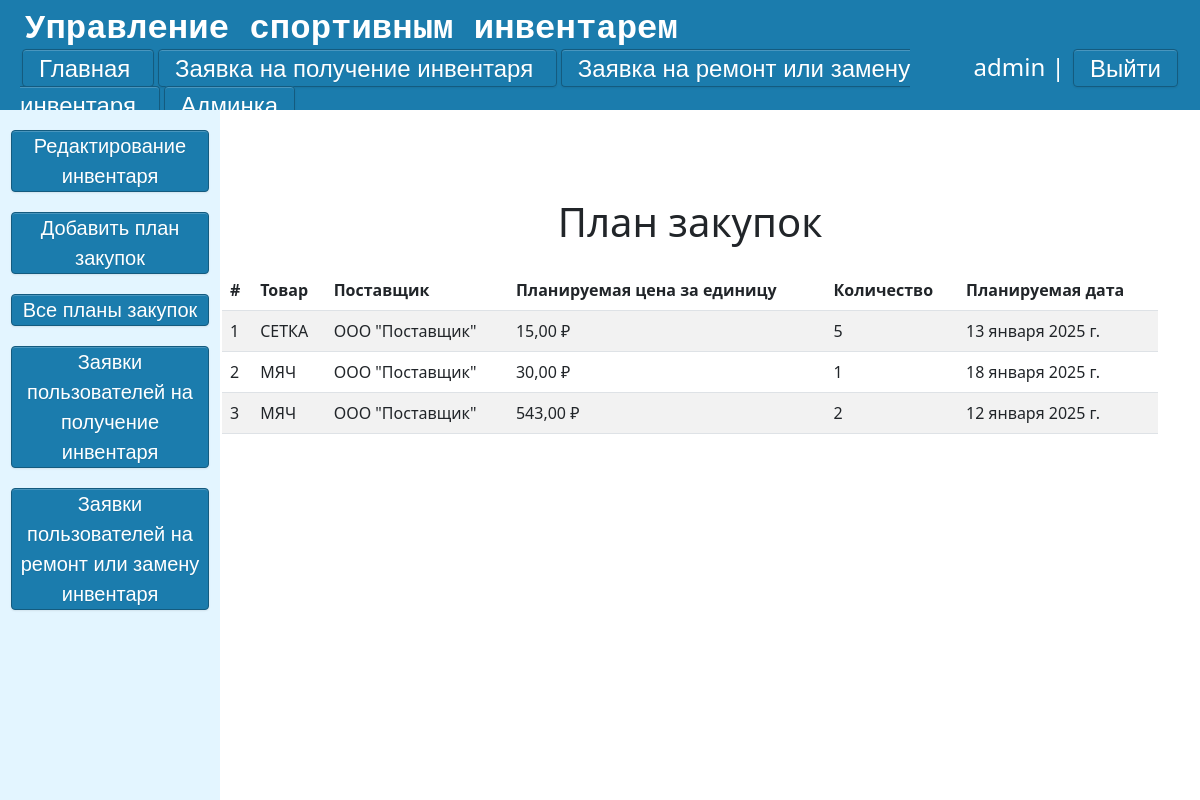
Page /console/purchase-plans/ (signed in) on the earlier database version.
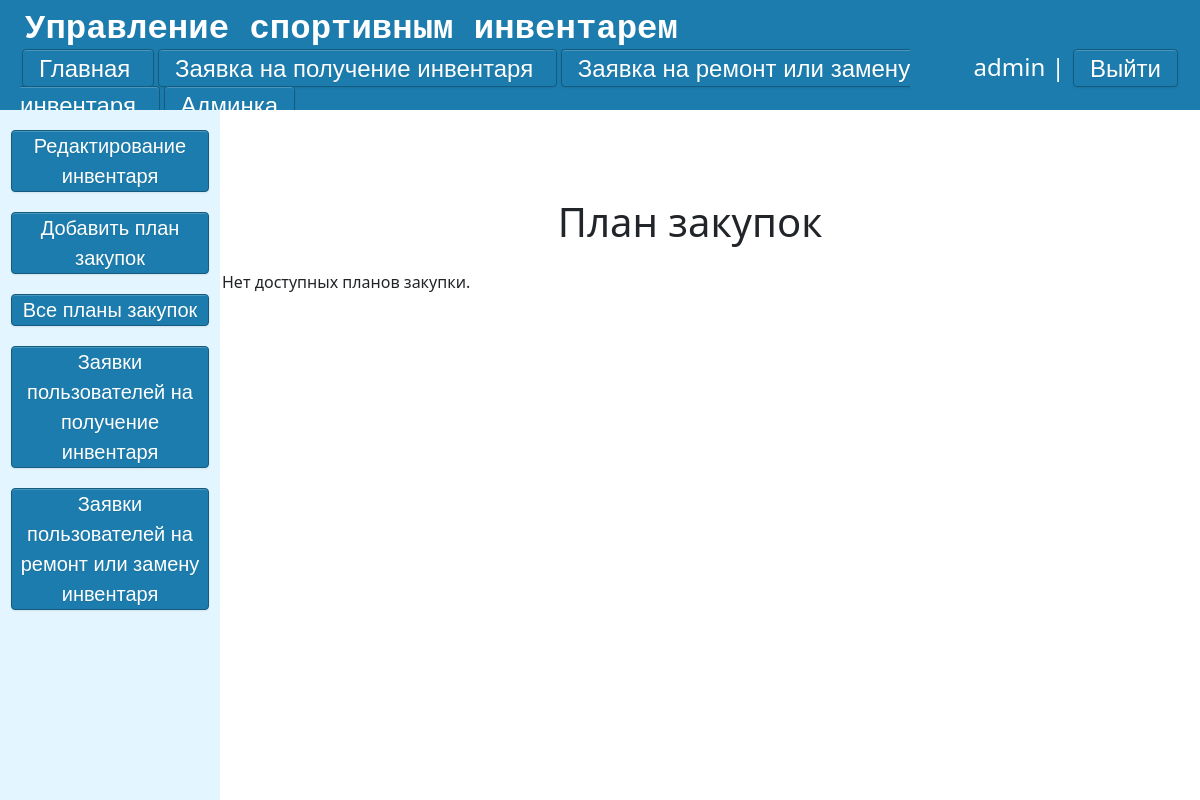
Same page on the later database version.
### main/models.py (models this page shows, shortened)
class PurchasePlan(models.Model):
    item = models.ForeignKey(Goods, on_delete=models.CASCADE, related_name='purchase_plans', verbose_name="Товар")
    supplier = models.ForeignKey(Supplier, on_delete=models.SET_NULL, null=True, verbose_name="Поставщик")
    planned_price = models.DecimalField(max_digits=10, decimal_places=2, verbose_name="Планируемая цена")
    count = models.PositiveIntegerField(default=1, verbose_name="Количество")
    planned_date = models.DateField(verbose_name="Планируемая дата")
    class Meta:
        verbose_name = "План закупки"
        verbose_name_plural = "Планы закупок"

class Goods(models.Model):
    CONDITION_CHOICES = [
        ('новый', 'новый'),
        ('использованный', 'использованный'),
        ('сломанный', 'сломанный'),
    ]
    goods = models.CharField('Название', max_length=30)
    count = models.IntegerField('Количество')
    rented_count = models.IntegerField('Взято', default=0)
    condition = models.CharField('Состояние', max_length=20, choices=CONDITION_CHOICES)
    description = models.TextField('Описание', blank=True, null=True)
    created_at = models.DateTimeField('Добавлено', default=timezone.now)
    updated_at = models.DateTimeField('Обновлено', auto_now=True)
    class Meta:
        verbose_name = "Инвентарь"
        verbose_name_plural = "Инвентарь"
    def __str__(self):
        return self.goods

class Supplier(models.Model):
    name = models.CharField(max_length=255, unique=True, verbose_name="Поставщик")
    class Meta:
        verbose_name = "Поставщик"
        verbose_name_plural = "Поставщики"
    def __str__(self):
        return self.name

### main/views.py (the view)
# urls.py: path('console/purchase-plans/', views.purchase_plan_list, name='purchase_plan_list'),
def purchase_plan_list(request):
    if request.user.is_superuser:
        plans = PurchasePlan.objects.select_related('item', 'supplier').all()
        return render(request, 'admin/purchase_plan_list.html', {'plans': plans})
    else:
        return render(request, 'admin/Error.html')

### main/templates/admin/purchase_plan_list.html (shortened to what this page needs)
{% extends 'admin/admin-layout.html' %}
{% block script %}
    <link rel="stylesheet" href="https://cdn.jsdelivr.net/npm/bootstrap@5.3.0/dist/css/bootstrap.min.css">
{% endblock %}
{% block content %}
    <div class="container mt-5">
        <h1 class="mb-4">План закупок</h1>
        {% if plans %}
            <table class="table table-striped">
                <thead>
                    <tr>
                        <th>#</th>
                        <th>Товар</th>
                        <th>Поставщик</th>
                        <th>Планируемая цена за единицу</th>
                        <th>Количество</th>
                        <th>Планируемая дата</th>
                    </tr>
                </thead>
                <tbody>
                    {% for plan in plans %}
                        <tr>
                            <td>{{ forloop.counter }}</td>
                            <td>{{ plan.item }}</td>
                            <td>{{ plan.supplier }}</td>
                            <td>{{ plan.planned_price }} ₽</td>
                            <td>{{ plan.count }}</td>
                            <td>{{ plan.planned_date }}</td>
                        </tr>
                    {% endfor %}
                </tbody>
            </table>
        {% else %}
            <p>Нет доступных планов закупки.</p>
        {% endif %}
    </div>
{% endblock %}

### main/templates/admin/admin-layout.html (shortened to what this page needs)
{% load static %}
<!DOCTYPE html>
<html lang="ru">
<head>
    <link rel="stylesheet" href="https://cdn.jsdelivr.net/npm/bootstrap@5.3.2/dist/css/bootstrap.min.css">
    <link rel="stylesheet" href="{% static 'main/css/css.css' %}">
    <link rel="stylesheet" href="{% static 'main/css/buttons.css' %}">
    {% block script %}
    {% endblock script%}
</head>
<body>
    <div class = "back">
        <div class = 'top'>
                <div class="logo2"><samp>Управление спортивным инвентарем</samp></div>
                <div class = 'lower'>
                    <div cless="left-shortcuts">
                        <a href="{% url 'main' %}" class = 'btn3'> Главная </a>
                        <a href="{% url 'application-get' %}" class = 'btn3'> Заявка на получение инвентаря </a>
                        <a href="{% url 'application-repair' %}" class = 'btn3'> Заявка на ремонт или замену инвентаря </a>
                        {% if request.user.is_superuser %}
                        <a href="{% url 'console' %}" class = 'btn3'> Админка </a>
                        {% endif %}
                    </div>
                    <div class="right-shortcuts">
                        {% if request.user.is_authenticated %}
                            <li class="last"> {{user.username}} | <a href="{% url 'logout' %}" class="btn3">Выйти</a></li>
                        {% else %}
                            <li class="last"><a href="register" class="btn3"> Регистрация</a>  <a href="login" class="btn3"> Войти </a></li>
                        {% endif %}
                    </div>
                </div>
        </div>
        <div class ="admin-content">
            <div class="side-bar">
                <a href="{% url 'edit_inventory' %}" class = 'btn4'> Редактирование инвентаря </a>
                <a href="{% url 'add_purchase_plan' %}" class = 'btn4'> Добавить план закупок </a>
                <a href="{% url 'purchase_plan_list' %}" class = 'btn4'> Все планы закупок </a>
                <a href="{% url 'Request_for_receipt_inventory' %}" class = 'btn4'> Заявки пользователей на получение инвентаря</a>
                <a href="" class = 'btn4'> Заявки пользователей на ремонт или замену инвентаря </a>
            </div>
            <div class="right-content">
                {% block content  %}
                {% endblock %}
            </div>
        </div>
    </div>
</body>
</html>

### main/static/main/css/css.css (style rules this page uses)
body { height: 100vh; width: 100vw; }
.top { display: grid; place-items: left; background: #1B7CAD; width: 100%; height: 110px; overflow: auto; }
.lower { display: grid; grid-template-columns: 80% 20%; padding: 10px width: 100%; padding-left: 20px; padding-right: 20px; font-size: 24px; margin-top: -6px; }
.back { height: 100%; width: 100%; overflow: hidden; }
.logo2 { font-size: 34px; margin-left: 25px; font-weight: bold; color: #fff; }
.last { float:right; color: #fff; }
h1 { text-align: center; }
li { list-style-type: none; }
.side-bar { width: 220px; background: #e3f5ff; overflow: auto; font-size: 20px; }
.admin-content { display: grid; grid-template-columns: 210px 80vw; height: 100%; }
.right-content { width: 100%; margin-top: 40px; margin-right: auto; margin-left: auto; overflow: auto; }

### main/static/main/css/buttons.css (style rules this page uses)
a.btn3 { border-radius: 4px; -webkit-box-shadow: inset 0 1px 0 rgba(255, 255, 255, 0.2), 0 1px 2px rgba(0, 0, 0, 0.08); -moz-box-shadow: inset 0 1px 0 rgba(255, 255, 255, 0.2), 0 1px 2px rgba(0, 0, 0, 0.08); box-shadow: inset 0 1px 0 rgba(255, 255, 255, 0.2), 0 1px 2px rgba(0, 0, 0, 0.08); color: #fff; width: auto; text-align: center; font-family: Arial, Helvetica, sans-serif; padding: 4.5px 16px; margin: 20px 2px; text-decoration: none; text-shadow: 0 1px 1px rgba(0, 0, 0, 0.075); -webkit-transition: background-color 0.1s linear; -moz-transition: background-color 0.1s linear; -o-transition: background-color 0.1s linear; transition: background-color 0.1s linear; background-color: rgb( 27, 124, 173 ); border: 1px solid rgb( 20, 91, 127 ); }
a.btn4 { border-radius: 4px; -webkit-box-shadow: inset 0 1px 0 rgba(255, 255, 255, 0.2), 0 1px 2px rgba(0, 0, 0, 0.08); -moz-box-shadow: inset 0 1px 0 rgba(255, 255, 255, 0.2), 0 1px 2px rgba(0, 0, 0, 0.08); box-shadow: inset 0 1px 0 rgba(255, 255, 255, 0.2), 0 1px 2px rgba(0, 0, 0, 0.08); color: #fff; display:block; width:90%; margin: 20px auto; text-align: center; font-family: Arial, Helvetica, sans-serif; text-decoration: none; text-shadow: 0 1px 1px rgba(0, 0, 0, 0.075); -webkit-transition: background-color 0.1s linear; -moz-transition: background-color 0.1s linear; -o-transition: background-color 0.1s linear; transition: background-color 0.1s linear; background-color: rgb( 27, 124, 173 ); border: 1px solid rgb( 20, 91, 127 ); }

Differences in the rows shown:
removed PurchasePlan: item "СЕТКА", supplier "ООО \"Поставщик\"", planned_price "15,00", count "5", planned_date "13 января 2025 г."
removed PurchasePlan: item "МЯЧ", supplier "ООО \"Поставщик\"", planned_price "30,00", count "1", planned_date "18 января 2025 г."
removed PurchasePlan: item "МЯЧ", supplier "ООО \"Поставщик\"", planned_price "543,00", count "2", planned_date "12 января 2025 г."
Other differences:
text no longer shown: "# Товар Поставщик Планируемая цена за единицу Количество Планируемая дата"
text now shown: "Нет доступных планов закупки."
